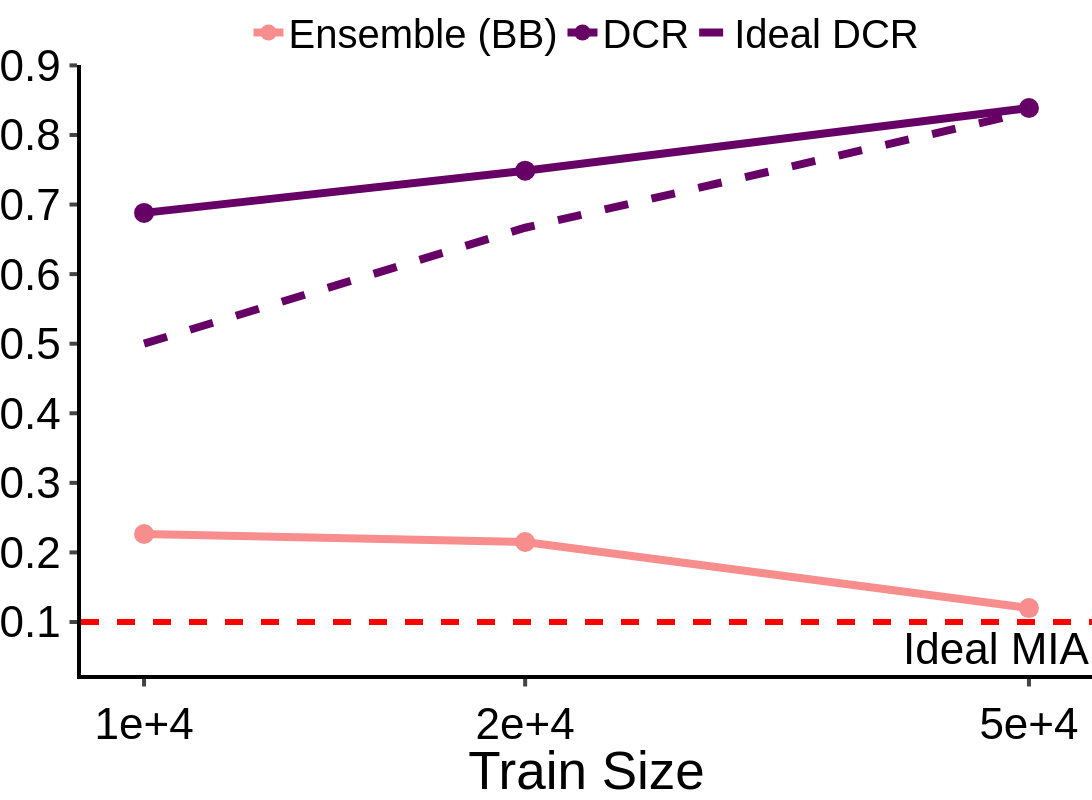

Notebook code cell kept with this figure:
### Code cell
df = {"Train Size": train_size, "Ensemble (BB)": train_size_bb, "DCR": train_size_dcr, "Ideal DCR": train_size_ideal_dcr}

fig = px.line(
    data_frame=df,
    x="Train Size",
    y=["Ensemble (BB)", "DCR"],
    markers=True,
)
fig.add_trace(go.Scatter(x=df["Train Size"], y=df["Ideal DCR"], mode='lines', name='Ideal DCR'))
fig.data[0].line.color = "#f78d8d"
fig.data[1].line.color = "#660066"
fig.data[2].line.color = "#660066"
fig.data[2].line.dash = "dash"
fig.add_hline(y=0.1, line_dash="dash", line_color="red", annotation_text="Ideal MIA", annotation_position="bottom right", line_width=6)
fig.update_layout(
    xaxis=dict(
        tickmode='array',
        tickvals=train_size,
    ),
)
fig.update_xaxes(
    type="log", ticks="outside", tickwidth=4, ticklen=7.5, linewidth=4, linecolor="black", tickangle=0, title_font_family="Helvetica", tickfont_family="Helvetica", tickfont_size=FONT_SIZE, tickformat=".1E",
)
fig.update_yaxes(
    ticks="outside", tickwidth=4, ticklen=7.5, linewidth=4, linecolor="black", title = "Metric Score", tickangle=0, title_font_family="Helvetica", tickfont_family="Helvetica", tickfont_size=FONT_SIZE,
)
fig.update_traces(marker=dict(size=20), line=dict(width=8))

customize_figure_layout(fig)
fig.update_layout(yaxis_title=None)
save_and_display_figure(fig, "berka_ensemble_dcr_train_size", plots_dir)

### Figure 1 — Plotly figure (JSON) as saved in the notebook; plotly's stock layout.template omitted (floating-point values rounded to 4 significant figures)
{"data": [{"hovertemplate": "variable=Ensemble (BB)<br>Train Size=%{x}<br>value=%{y}<extra></extra>", "legendgroup": "Ensemble (BB)", "line": {"color": "#f78d8d", "dash": "solid", "width": 8}, "marker": {"size": 20, "symbol": "circle"}, "mode": "lines+markers", "name": "Ensemble (BB)", "orientation": "v", "showlegend": true, "type": "scatter", "x": [10000.0, 20000.0, 50000.0], "xaxis": "x", "y": [0.2265, 0.215, 0.12], "yaxis": "y"}, {"hovertemplate": "variable=DCR<br>Train Size=%{x}<br>value=%{y}<extra></extra>", "legendgroup": "DCR", "line": {"color": "#660066", "dash": "solid", "width": 8}, "marker": {"size": 20, "symbol": "circle"}, "mode": "lines+markers", "name": "DCR", "orientation": "v", "showlegend": true, "type": "scatter", "x": [10000.0, 20000.0, 50000.0], "xaxis": "x", "y": [0.688, 0.7487, 0.8388], "yaxis": "y"}, {"line": {"color": "#660066", "dash": "dash", "width": 8}, "marker": {"size": 20}, "mode": "lines", "name": "Ideal DCR", "type": "scatter", "x": [10000, 20000, 50000], "y": [0.5, 0.6667, 0.8333]}], "layout": {"annotations": [{"showarrow": false, "text": "Ideal MIA", "x": 1, "xanchor": "right", "xref": "x domain", "y": 0.1, "yanchor": "top", "yref": "y"}], "font": {"color": "black", "family": "Helvetica", "size": 44}, "height": 800, "legend": {"font": {"size": 40}, "orientation": "h", "title": {"font": {"family": "Helvetica"}, "text": ""}, "tracegroupgap": 0, "valign": "top", "x": 0.5, "xanchor": "center", "y": 1, "yanchor": "bottom"}, "margin": {"b": 0, "l": 0, "pad": 0, "r": 0, "t": 40}, "plot_bgcolor": "white", "shapes": [{"line": {"color": "red", "dash": "dash", "width": 6}, "type": "line", "x0": 0, "x1": 1, "xref": "x domain", "y0": 0.1, "y1": 0.1, "yref": "y"}], "title": {"font": {"family": "Helvetica"}, "x": 0.5, "y": 0.99}, "width": 1200, "xaxis": {"anchor": "y", "automargin": true, "domain": [0, 1], "linecolor": "black", "linewidth": 4, "tickangle": 0, "tickfont": {"family": "Helvetica", "size": 44}, "tickformat": ".1E", "ticklen": 7.5, "tickmode": "array", "ticks": "outside", "tickvals": [10000, 20000, 50000], "tickwidth": 4, "title": {"font": {"family": "Helvetica"}, "text": "Train Size"}, "type": "log"}, "yaxis": {"anchor": "x", "automargin": true, "domain": [0, 1], "linecolor": "black", "linewidth": 4, "tickangle": 0, "tickfont": {"family": "Helvetica", "size": 44}, "ticklen": 7.5, "ticks": "outside", "tickwidth": 4, "title": {}}}}
